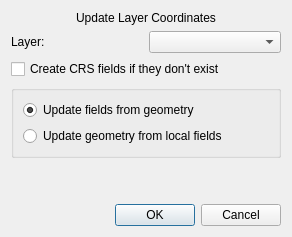
<?xml version="1.0" encoding="UTF-8"?>
<ui version="4.0">
 <class>UpdateLayerDialog</class>
 <widget class="QDialog" name="UpdateLayerDialog">
  <property name="geometry">
   <rect>
    <x>0</x>
    <y>0</y>
    <width>292</width>
    <height>237</height>
   </rect>
  </property>
  <property name="windowTitle">
   <string>Dialog</string>
  </property>
  <layout class="QVBoxLayout" name="verticalLayout_3">
   <item>
    <widget class="QLabel" name="headerLabel">
     <property name="text">
      <string>Update Layer Coordinates</string>
     </property>
     <property name="alignment">
      <set>Qt::AlignCenter</set>
     </property>
    </widget>
   </item>
   <item>
    <layout class="QHBoxLayout" name="horizontalLayout">
     <item>
      <widget class="QLabel" name="layerLabel">
       <property name="text">
        <string>Layer:</string>
       </property>
      </widget>
     </item>
     <item>
      <widget class="QComboBox" name="layerComboBox"/>
     </item>
    </layout>
   </item>
   <item>
    <widget class="QCheckBox" name="createCrsFieldsCheck">
     <property name="text">
      <string>Create CRS fields if they don't exist</string>
     </property>
    </widget>
   </item>
   <item>
    <widget class="QGroupBox" name="groupBox">
     <property name="title">
      <string/>
     </property>
     <property name="flat">
      <bool>true</bool>
     </property>
     <layout class="QVBoxLayout" name="verticalLayout">
      <item>
       <widget class="QRadioButton" name="updateFieldsButton">
        <property name="text">
         <string>Update fields from geometry</string>
        </property>
        <property name="checked">
         <bool>true</bool>
        </property>
       </widget>
      </item>
      <item>
       <widget class="QRadioButton" name="updateGeometryButton">
        <property name="text">
         <string>Update geometry from local fields</string>
        </property>
       </widget>
      </item>
     </layout>
    </widget>
   </item>
   <item>
    <spacer name="verticalSpacer">
     <property name="orientation">
      <enum>Qt::Vertical</enum>
     </property>
     <property name="sizeHint" stdset="0">
      <size>
       <width>20</width>
       <height>0</height>
      </size>
     </property>
    </spacer>
   </item>
   <item>
    <widget class="QDialogButtonBox" name="buttonBox">
     <property name="orientation">
      <enum>Qt::Horizontal</enum>
     </property>
     <property name="standardButtons">
      <set>QDialogButtonBox::Cancel|QDialogButtonBox::Ok</set>
     </property>
    </widget>
   </item>
  </layout>
 </widget>
 <resources/>
 <connections>
  <connection>
   <sender>buttonBox</sender>
   <signal>accepted()</signal>
   <receiver>UpdateLayerDialog</receiver>
   <slot>accept()</slot>
   <hints>
    <hint type="sourcelabel">
     <x>248</x>
     <y>254</y>
    </hint>
    <hint type="destinationlabel">
     <x>157</x>
     <y>274</y>
    </hint>
   </hints>
  </connection>
  <connection>
   <sender>buttonBox</sender>
   <signal>rejected()</signal>
   <receiver>UpdateLayerDialog</receiver>
   <slot>reject()</slot>
   <hints>
    <hint type="sourcelabel">
     <x>316</x>
     <y>260</y>
    </hint>
    <hint type="destinationlabel">
     <x>286</x>
     <y>274</y>
    </hint>
   </hints>
  </connection>
 </connections>
</ui>
